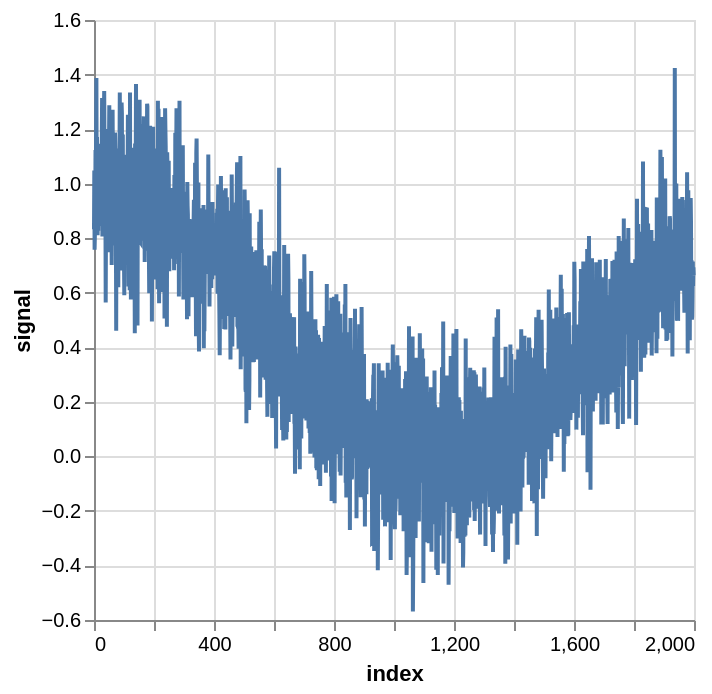

This figure's notebook cell:
### Code cell
n_rows = 2000
alt.Chart(df.iloc[:n_rows].reset_index()).mark_line().encode(
    x='index', y='signal'
)

### Figure 1 — Vega-Lite specification as saved in the notebook (floating-point values rounded to 4 significant figures; data arrays with more than 128 entries replaced by an {"elided": "..."} marker saying what was removed)
{"config": {"view": {"continuousWidth": 300, "continuousHeight": 300}}, "data": {"name": "data-746a932f8217cf50f2cb801b23b6aaa5"}, "mark": {"type": "line"}, "encoding": {"x": {"field": "index", "type": "quantitative"}, "y": {"field": "signal", "type": "quantitative"}}, "$schema": "https://vega.github.io/schema/vega-lite/v5.8.0.json", "datasets": {"data-746a932f8217cf50f2cb801b23b6aaa5": {"elided": "2000 records"}}}
